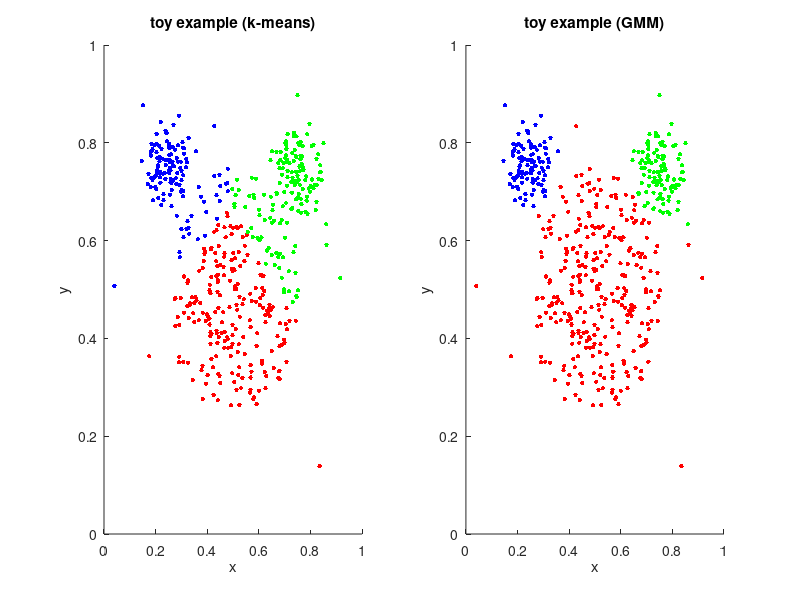

Here is the MATLAB script that generated this plot:
%%
%
% Denis Sedov, Sinan Kaplan, 2017
%
% Demonstration of clustering on toy example

clear all
close all
clc

% import toy data
A = importdata('data/mickey-mouse.csv');

x = A(:,1); % x-coordinate
y = A(:,2); % y-coordinate
%cl = A(:,3); % clusters
X = [x y];

% cluster using k-means, where k = 3
c = kmeans(X,3);

% plot the clusters
figure, 
subplot(1,2,1)
hold on
plot(x(c==1),y(c==1),'r.','markersize',10);
plot(x(c==2),y(c==2),'g.','markersize',10);
plot(x(c==3),y(c==3),'b.','markersize',10);
hold off
xlabel('x');
ylabel('y');
title('toy example (k-means)');

% cluster using GMM (k-means used during initial step)
gm = fitgmdist(X, 3, 'Start', 'plus');
c = cluster(gm,X);

% plot the clusters
subplot(1,2,2), hold on
plot(x(c==1),y(c==1),'r.','markersize',10);
plot(x(c==2),y(c==2),'g.','markersize',10);
plot(x(c==3),y(c==3),'b.','markersize',10);
hold off
xlabel('x');
ylabel('y');
title('toy example (GMM)');